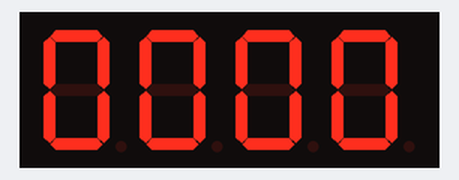
Simulated run of this sketch. Board: Arduino Uno, built with avr-gcc and run on an emulated ATmega328P. Parts: 4-digit seven-segment display. Wiring (inferred from the names in the program): 4-digit 7-segment display, segments lit when HIGH: segments pin 2, pin 3, pin 4, pin 5, pin 6, pin 7, pin 8, pin 9; digit selects pin 13, pin 12, pin 11, pin 10. The segment pins are drawn as the display they are named for.

Above: at 0.1 s.
At 3.7 s:
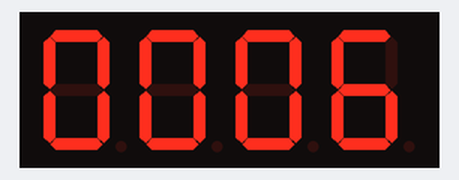
At 9.2 s:
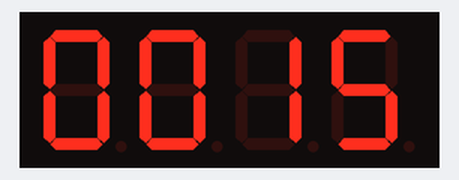
At 18.9 s:
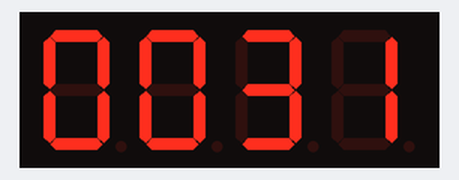
At 28.6 s:
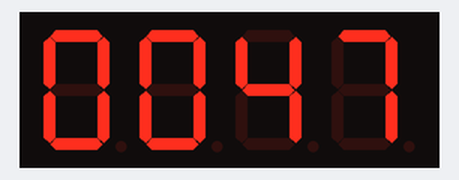
At 38.3 s:
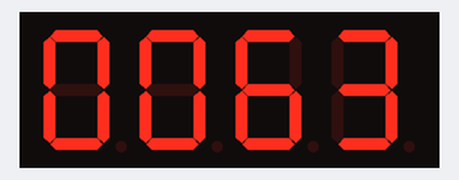

The sketch:

TheUnnamedCircuit.ino
```cpp
// (licence header left out)
#define duration 5000

#define A 2
#define B 3
#define C 4
#define D 5
#define E 6
#define F 7
#define G 8
#define DP 9

#define disp1 10
#define disp2 11
#define disp3 12
#define disp4 13

#define numbersegments { \
{1,1,1,1,1,1,0,0},\
{0,1,1,0,0,0,0,0},\
{1,1,0,1,1,0,1,0},\
{1,1,1,1,0,0,1,0},\
{0,1,1,0,0,1,1,0},\
{1,0,1,1,0,1,1,0},\
{1,0,1,1,1,1,1,0},\
{1,1,1,0,0,0,0,0},\
{1,1,1,1,1,1,1,0},\
{1,1,1,0,0,1,1,0},\
}

byte numbers[10][8] = numbersegments;
const int segments[8] = {A, B, C, D, E, F, G, DP};

void setup()
{
  pinMode(A, OUTPUT);
  pinMode(B, OUTPUT);
  pinMode(C, OUTPUT);
  pinMode(D, OUTPUT);
  pinMode(E, OUTPUT);
  pinMode(F, OUTPUT);
  pinMode(G, OUTPUT);
  pinMode(DP, OUTPUT);
  pinMode(disp1, OUTPUT);
  pinMode(disp2, OUTPUT);
  pinMode(disp3, OUTPUT);
  pinMode(disp4, OUTPUT);
  digitalWrite(A, LOW);
  digitalWrite(B, LOW);
  digitalWrite(C, LOW);
  digitalWrite(D, LOW);
  digitalWrite(E, LOW);
  digitalWrite(F, LOW);
  digitalWrite(G, LOW);
  digitalWrite(DP, LOW);
  digitalWrite(disp1, LOW);
  digitalWrite(disp2, LOW);
  digitalWrite(disp3, LOW);
  digitalWrite(disp4, LOW);
 }

 void loop()
 {
  for (int digit4=0; digit4<10; digit4++)
  {
    for (int digit3=0; digit3<10; digit3++)
     {
       for (int digit2=0; digit2<10; digit2++)
        {
          for (int digit1=0; digit1<10; digit1++)
           {
             for (int t=0; t<30; t++)
              {
                setsegments(digit1, disp1, duration);
                setsegments(digit2, disp2, duration);
                setsegments(digit3, disp3, duration);
                setsegments(digit4, disp4, duration);
               }
            }
         }
      }
   }
 }

  void setsegments(int number, int digit, int ontime)
  {
    for (int seg=0; seg<8; seg++)
    {
      if(numbers[number][seg]==1)
      {
        digitalWrite(segments[seg], HIGH);
      }
      else
      {
        digitalWrite(segments[seg], LOW);
      }
    }
    digitalWrite(digit, HIGH);
    delayMicroseconds(ontime);
    digitalWrite(digit, LOW);
  }
```

Measured:
- what the display in image 0 shows lasts 0.7 s, from 0.0 s to 0.7 s
